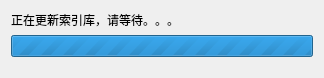
<?xml version="1.0" encoding="UTF-8"?>
<ui version="4.0">
 <class>WaitDialog</class>
 <widget class="QDialog" name="WaitDialog">
  <property name="windowModality">
   <enum>Qt::NonModal</enum>
  </property>
  <property name="geometry">
   <rect>
    <x>0</x>
    <y>0</y>
    <width>324</width>
    <height>78</height>
   </rect>
  </property>
  <property name="windowTitle">
   <string>请等待</string>
  </property>
  <layout class="QVBoxLayout" name="verticalLayout">
   <item>
    <widget class="QLabel" name="msgLabel">
     <property name="text">
      <string>正在更新索引库，请等待。。。</string>
     </property>
    </widget>
   </item>
   <item>
    <widget class="QProgressBar" name="progressBar">
     <property name="maximum">
      <number>0</number>
     </property>
     <property name="value">
      <number>-1</number>
     </property>
    </widget>
   </item>
   <item>
    <spacer name="verticalSpacer">
     <property name="orientation">
      <enum>Qt::Vertical</enum>
     </property>
     <property name="sizeHint" stdset="0">
      <size>
       <width>20</width>
       <height>1</height>
      </size>
     </property>
    </spacer>
   </item>
  </layout>
 </widget>
 <resources/>
 <connections/>
</ui>
